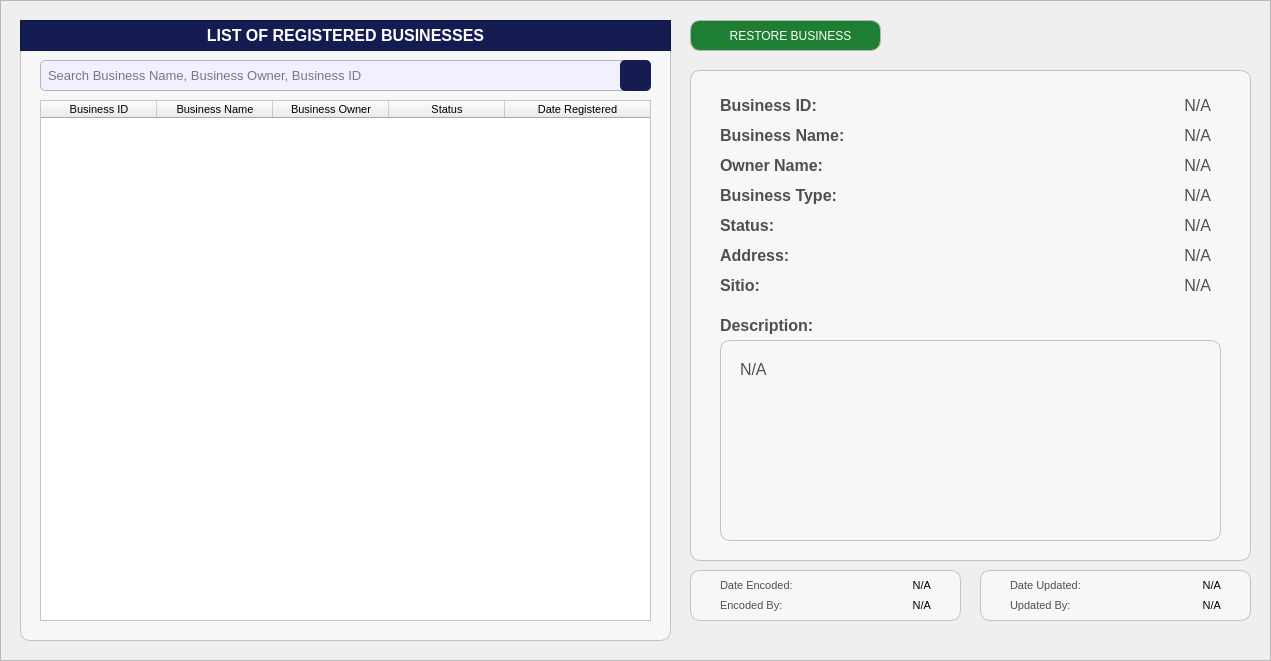
   <widget class="QFrame" name="statistics_frameBody">
    <property name="geometry">
     <rect>
      <x>20</x>
      <y>70</y>
      <width>1271</width>
      <height>661</height>
     </rect>
    </property>
    <property name="styleSheet">
     <string notr="true">#statistics_frameBody{
	background-color: #f2efff;
}</string>
    </property>
    <property name="frameShape">
     <enum>QFrame::Shape::StyledPanel</enum>
    </property>
    <property name="frameShadow">
     <enum>QFrame::Shadow::Raised</enum>
    </property>
    <widget class="QFrame" name="basePopUpBodyFrame">
     <property name="geometry">
      <rect>
       <x>20</x>
       <y>20</y>
       <width>651</width>
       <height>621</height>
      </rect>
     </property>
     <property name="styleSheet">
      <string notr="true">#basePopUpBodyFrame {
	background-color: rgb(247, 247, 247);
	border: 1px solid rgb(194, 194, 194);
	border-radius: 10px;
}</string>
     </property>
     <property name="frameShape">
      <enum>QFrame::Shape::StyledPanel</enum>
     </property>
     <property name="frameShadow">
      <enum>QFrame::Shadow::Raised</enum>
     </property>
     <widget class="QFrame" name="basePopUpTitleFrame_3">
      <property name="geometry">
       <rect>
        <x>0</x>
        <y>0</y>
        <width>651</width>
        <height>31</height>
       </rect>
      </property>
      <property name="styleSheet">
       <string notr="true">#basePopUpTitleFrame_3 {
	background-color: #141c52;
}</string>
      </property>
      <property name="frameShape">
       <enum>QFrame::Shape::StyledPanel</enum>
      </property>
      <property name="frameShadow">
       <enum>QFrame::Shadow::Raised</enum>
      </property>
      <widget class="QLabel" name="label_title_3">
       <property name="geometry">
        <rect>
         <x>0</x>
         <y>0</y>
         <width>651</width>
         <height>31</height>
        </rect>
       </property>
       <property name="font">
        <font>
         <family>Arial</family>
         <pointsize>12</pointsize>
         <bold>true</bold>
        </font>
       </property>
       <property name="styleSheet">
        <string notr="true">#label_title_3{
	background-color:transparent;
	color: rgb(255, 255, 255);
}</string>
       </property>
       <property name="text">
        <string>LIST OF REGISTERED BUSINESSES</string>
       </property>
       <property name="alignment">
        <set>Qt::AlignmentFlag::AlignCenter</set>
       </property>
      </widget>
     </widget>
     <widget class="QLineEdit" name="inst_BusinessName_fieldSearch">
      <property name="geometry">
       <rect>
        <x>20</x>
        <y>40</y>
        <width>611</width>
        <height>31</height>
       </rect>
      </property>
      <property name="font">
       <font>
        <family>Arial</family>
        <pointsize>10</pointsize>
       </font>
      </property>
      <property name="styleSheet">
       <string notr="true">#inst_BusinessName_fieldSearch{
    border: 1px solid #b3b3b3;  /* Black border */
    border-radius: 5px;        /* Rounded corners */
    padding: 5px;               /* Inner spacing */
    background-color: #f2efff;  /* Gray background */
    color: #000000; 
}
</string>
      </property>
      <property name="text">
       <string/>
      </property>
      <property name="placeholderText">
       <string>Search Business Name, Business Owner, Business ID</string>
      </property>
     </widget>
     <widget class="QPushButton" name="inst_BusinessName_buttonSearch">
      <property name="geometry">
       <rect>
        <x>600</x>
        <y>40</y>
        <width>31</width>
        <height>31</height>
       </rect>
      </property>
      <property name="font">
       <font>
        <family>Arial</family>
        <pointsize>9</pointsize>
       </font>
      </property>
      <property name="cursor">
       <cursorShape>PointingHandCursor</cursorShape>
      </property>
      <property name="focusPolicy">
       <enum>Qt::FocusPolicy::NoFocus</enum>
      </property>
      <property name="styleSheet">
       <string notr="true">#inst_BusinessName_buttonSearch {
    background-color:  #141c52;
    color: white;
    border-radius: 5px;
    padding: 10px; /* Optional: Adjusts spacing inside the button */
}
#inst_BusinessName_buttonSearch:hover {
    background-color: #1a237e; /* Slightly lighter blue when hovered */
}
#inst_BusinessName_buttonSearch:pressed {
    background-color: #0f1442; /* Darker blue when clicked */
}</string>
      </property>
      <property name="text">
       <string/>
      </property>
      <property name="icon">
       <iconset>
        <normaloff>../../../../../Desktop/CTU 2nd Year - 2nd Semester Files/PC 225L - INFORMATION MANAGEMENT LABORATORY/PROFILING_SYSTEM/Profiling-System/Assets/FuncIcons/icon_search_w.svg</normaloff>../../../../../Desktop/CTU 2nd Year - 2nd Semester Files/PC 225L - INFORMATION MANAGEMENT LABORATORY/PROFILING_SYSTEM/Profiling-System/Assets/FuncIcons/icon_search_w.svg</iconset>
      </property>
      <property name="iconSize">
       <size>
        <width>20</width>
        <height>20</height>
       </size>
      </property>
     </widget>
     <widget class="QTableWidget" name="inst_tableView_List_RegBusiness">
      <property name="geometry">
       <rect>
        <x>20</x>
        <y>80</y>
        <width>611</width>
        <height>521</height>
       </rect>
      </property>
      <property name="sizePolicy">
       <sizepolicy hsizetype="Fixed" vsizetype="Fixed">
        <horstretch>0</horstretch>
        <verstretch>0</verstretch>
       </sizepolicy>
      </property>
      <property name="font">
       <font>
        <family>Arial</family>
        <pointsize>8</pointsize>
       </font>
      </property>
      <property name="focusPolicy">
       <enum>Qt::FocusPolicy::NoFocus</enum>
      </property>
      <property name="styleSheet">
       <string notr="true">#inst_tableView_List_RegBusiness {
	background-color: white;
	color: #black;
}
</string>
      </property>
      <property name="editTriggers">
       <set>QAbstractItemView::EditTrigger::NoEditTriggers</set>
      </property>
      <property name="tabKeyNavigation">
       <bool>false</bool>
      </property>
      <property name="dragDropOverwriteMode">
       <bool>false</bool>
      </property>
      <attribute name="horizontalHeaderVisible">
       <bool>true</bool>
      </attribute>
      <attribute name="horizontalHeaderCascadingSectionResizes">
       <bool>false</bool>
      </attribute>
      <attribute name="horizontalHeaderDefaultSectionSize">
       <number>116</number>
      </attribute>
      <attribute name="horizontalHeaderShowSortIndicator" stdset="0">
       <bool>false</bool>
      </attribute>
      <attribute name="horizontalHeaderStretchLastSection">
       <bool>true</bool>
      </attribute>
      <attribute name="verticalHeaderVisible">
       <bool>false</bool>
      </attribute>
      <attribute name="verticalHeaderCascadingSectionResizes">
       <bool>false</bool>
      </attribute>
      <column>
       <property name="text">
        <string>Business ID</string>
       </property>
       <property name="font">
        <font>
         <family>Arial</family>
         <pointsize>8</pointsize>
        </font>
       </property>
       <property name="background">
        <color>
         <red>211</red>
         <green>205</green>
         <blue>255</blue>
        </color>
       </property>
      </column>
      <column>
       <property name="text">
        <string>Business Name</string>
       </property>
       <property name="font">
        <font>
         <family>Arial</family>
         <pointsize>8</pointsize>
        </font>
       </property>
       <property name="background">
        <color>
         <red>211</red>
         <green>205</green>
         <blue>255</blue>
        </color>
       </property>
      </column>
      <column>
       <property name="text">
        <string>Business Owner</string>
       </property>
       <property name="font">
        <font>
         <family>Arial</family>
         <pointsize>8</pointsize>
        </font>
       </property>
       <property name="background">
        <color>
         <red>211</red>
         <green>205</green>
         <blue>255</blue>
        </color>
       </property>
      </column>
      <column>
       <property name="text">
        <string>Status</string>
       </property>
       <property name="font">
        <font>
         <family>Arial</family>
         <pointsize>8</pointsize>
        </font>
       </property>
       <property name="background">
        <color>
         <red>211</red>
         <green>205</green>
         <blue>255</blue>
        </color>
       </property>
      </column>
      <column>
       <property name="text">
        <string>Date Registered</string>
       </property>
       <property name="font">
        <font>
         <family>Arial</family>
         <pointsize>8</pointsize>
        </font>
       </property>
       <property name="background">
        <color>
         <red>211</red>
         <green>205</green>
         <blue>255</blue>
        </color>
       </property>
      </column>
     </widget>
    </widget>
    <widget class="QPushButton" name="inst_business_button_recover">
     <property name="geometry">
      <rect>
       <x>690</x>
       <y>20</y>
       <width>191</width>
       <height>31</height>
      </rect>
     </property>
     <property name="font">
      <font>
       <family>Arial</family>
       <pointsize>9</pointsize>
      </font>
     </property>
     <property name="cursor">
      <cursorShape>PointingHandCursor</cursorShape>
     </property>
     <property name="focusPolicy">
      <enum>Qt::FocusPolicy::NoFocus</enum>
     </property>
     <property name="styleSheet">
      <string notr="true">#inst_business_button_recover {
    background-color:  #1e7e34; /* Default green */
    color: white;
    border: 1px solid #b5b5b5;
    border-radius: 10px;
    padding: 10px; 
}

#inst_business_button_recover:hover {
    background-color: #28a745; /* Brighter green when hovered */
    color: white; 
}

#inst_business_button_recover:pressed {
    background-color:  #34c759; /* Darker green when pressed */
    color: white; 
}
</string>
     </property>
     <property name="text">
      <string>   RESTORE BUSINESS</string>
     </property>
     <property name="icon">
      <iconset>
       <normaloff>../../../Assets/FuncIcons/icon_add.svg</normaloff>../../../Assets/FuncIcons/icon_add.svg</iconset>
     </property>
     <property name="iconSize">
      <size>
       <width>20</width>
       <height>20</height>
      </size>
     </property>
    </widget>
    <widget class="QFrame" name="basePopUpBodyFrame_3">
     <property name="geometry">
      <rect>
       <x>690</x>
       <y>70</y>
       <width>561</width>
       <height>491</height>
      </rect>
     </property>
     <property name="styleSheet">
      <string notr="true">#basePopUpBodyFrame_3 {
	background-color: rgb(247, 247, 247);
	border: 1px solid rgb(194, 194, 194);
	border-radius: 10px;
}</string>
     </property>
     <property name="frameShape">
      <enum>QFrame::Shape::StyledPanel</enum>
     </property>
     <property name="frameShadow">
      <enum>QFrame::Shadow::Raised</enum>
     </property>
     <widget class="QLabel" name="inst_labelBusinessName">
      <property name="geometry">
       <rect>
        <x>30</x>
        <y>50</y>
        <width>151</width>
        <height>31</height>
       </rect>
      </property>
      <property name="font">
       <font>
        <family>Arial</family>
        <pointsize>12</pointsize>
        <bold>true</bold>
       </font>
      </property>
      <property name="styleSheet">
       <string notr="true">#inst_labelBusinessName{
	background-color:transparent;
	color:#4f4f4f;
}</string>
      </property>
      <property name="text">
       <string>Business Name:</string>
      </property>
      <property name="alignment">
       <set>Qt::AlignmentFlag::AlignLeading|Qt::AlignmentFlag::AlignLeft|Qt::AlignmentFlag::AlignVCenter</set>
      </property>
     </widget>
     <widget class="QLabel" name="inst_labelBusinessOwnerName">
      <property name="geometry">
       <rect>
        <x>30</x>
        <y>80</y>
        <width>151</width>
        <height>31</height>
       </rect>
      </property>
      <property name="font">
       <font>
        <family>Arial</family>
        <pointsize>12</pointsize>
        <bold>true</bold>
       </font>
      </property>
      <property name="styleSheet">
       <string notr="true">#inst_labelBusinessOwnerName{
	background-color:transparent;
	color:#4f4f4f;
}</string>
      </property>
      <property name="text">
       <string>Owner Name:</string>
      </property>
      <property name="alignment">
       <set>Qt::AlignmentFlag::AlignLeading|Qt::AlignmentFlag::AlignLeft|Qt::AlignmentFlag::AlignVCenter</set>
      </property>
     </widget>
     <widget class="QLabel" name="inst_displayBusinessName">
      <property name="geometry">
       <rect>
        <x>190</x>
        <y>50</y>
        <width>331</width>
        <height>31</height>
       </rect>
      </property>
      <property name="font">
       <font>
        <family>Arial</family>
        <pointsize>12</pointsize>
       </font>
      </property>
      <property name="styleSheet">
       <string notr="true">#inst_displayBusinessName{
	background-color:transparent;
	color:#4f4f4f;
}</string>
      </property>
      <property name="text">
       <string>N/A</string>
      </property>
      <property name="alignment">
       <set>Qt::AlignmentFlag::AlignRight|Qt::AlignmentFlag::AlignTrailing|Qt::AlignmentFlag::AlignVCenter</set>
      </property>
     </widget>
     <widget class="QLabel" name="inst_displayBusinessOwnerName">
      <property name="geometry">
       <rect>
        <x>190</x>
        <y>80</y>
        <width>331</width>
        <height>31</height>
       </rect>
      </property>
      <property name="font">
       <font>
        <family>Arial</family>
        <pointsize>12</pointsize>
       </font>
      </property>
      <property name="styleSheet">
       <string notr="true">#inst_displayBusinessOwnerName{
	background-color:transparent;
	color:#4f4f4f;
}</string>
      </property>
      <property name="text">
       <string>N/A</string>
      </property>
      <property name="alignment">
       <set>Qt::AlignmentFlag::AlignRight|Qt::AlignmentFlag::AlignTrailing|Qt::AlignmentFlag::AlignVCenter</set>
      </property>
     </widget>
     <widget class="QLabel" name="inst_labelBusinessDescription">
      <property name="geometry">
       <rect>
        <x>30</x>
        <y>240</y>
        <width>151</width>
        <height>31</height>
       </rect>
      </property>
      <property name="font">
       <font>
        <family>Arial</family>
        <pointsize>12</pointsize>
        <bold>true</bold>
       </font>
      </property>
      <property name="styleSheet">
       <string notr="true">#inst_labelBusinessDescription{
	background-color:transparent;
	color:#4f4f4f;
}</string>
      </property>
      <property name="text">
       <string>Description:</string>
      </property>
      <property name="alignment">
       <set>Qt::AlignmentFlag::AlignLeading|Qt::AlignmentFlag::AlignLeft|Qt::AlignmentFlag::AlignVCenter</set>
      </property>
     </widget>
     <widget class="QFrame" name="basePopUpBodyFrame_Desc">
      <property name="geometry">
       <rect>
        <x>30</x>
        <y>270</y>
        <width>501</width>
        <height>201</height>
       </rect>
      </property>
      <property name="styleSheet">
       <string notr="true">#basePopUpBodyFrame_Desc {
	background-color: rgb(248, 248, 248);
	border: 1px solid rgb(194, 194, 194);
	border-radius: 10px;
}</string>
      </property>
      <property name="frameShape">
       <enum>QFrame::Shape::StyledPanel</enum>
      </property>
      <property name="frameShadow">
       <enum>QFrame::Shadow::Raised</enum>
      </property>
      <widget class="QLabel" name="inst_BusinessDescription">
       <property name="geometry">
        <rect>
         <x>20</x>
         <y>20</y>
         <width>461</width>
         <height>171</height>
        </rect>
       </property>
       <property name="font">
        <font>
         <family>Arial</family>
         <pointsize>12</pointsize>
        </font>
       </property>
       <property name="styleSheet">
        <string notr="true">#inst_BusinessDescription{
	background-color:transparent;
	color:#4f4f4f;
}</string>
       </property>
       <property name="text">
        <string>N/A</string>
       </property>
       <property name="alignment">
        <set>Qt::AlignmentFlag::AlignLeading|Qt::AlignmentFlag::AlignLeft|Qt::AlignmentFlag::AlignTop</set>
       </property>
       <property name="wordWrap">
        <bool>true</bool>
       </property>
      </widget>
     </widget>
     <widget class="QLabel" name="inst_displayBusinessStatus">
      <property name="geometry">
       <rect>
        <x>190</x>
        <y>140</y>
        <width>331</width>
        <height>31</height>
       </rect>
      </property>
      <property name="font">
       <font>
        <family>Arial</family>
        <pointsize>12</pointsize>
       </font>
      </property>
      <property name="styleSheet">
       <string notr="true">#inst_displayBusinessStatus{
	background-color:transparent;
	color:#4f4f4f;
}</string>
      </property>
      <property name="text">
       <string>N/A</string>
      </property>
      <property name="alignment">
       <set>Qt::AlignmentFlag::AlignRight|Qt::AlignmentFlag::AlignTrailing|Qt::AlignmentFlag::AlignVCenter</set>
      </property>
     </widget>
     <widget class="QLabel" name="inst_labelBusinessStatus">
      <property name="geometry">
       <rect>
        <x>30</x>
        <y>140</y>
        <width>151</width>
        <height>31</height>
       </rect>
      </property>
      <property name="font">
       <font>
        <family>Arial</family>
        <pointsize>12</pointsize>
        <bold>true</bold>
       </font>
      </property>
      <property name="styleSheet">
       <string notr="true">#inst_labelBusinessStatus{
	background-color:transparent;
	color:#4f4f4f;
}</string>
      </property>
      <property name="text">
       <string>Status:</string>
      </property>
      <property name="alignment">
       <set>Qt::AlignmentFlag::AlignLeading|Qt::AlignmentFlag::AlignLeft|Qt::AlignmentFlag::AlignVCenter</set>
      </property>
     </widget>
     <widget class="QLabel" name="inst_displayBusinessID">
      <property name="geometry">
       <rect>
        <x>190</x>
        <y>20</y>
        <width>331</width>
        <height>31</height>
       </rect>
      </property>
      <property name="font">
       <font>
        <family>Arial</family>
        <pointsize>12</pointsize>
       </font>
      </property>
      <property name="styleSheet">
       <string notr="true">#inst_displayBusinessID{
	background-color:transparent;
	color:#4f4f4f;
}</string>
      </property>
      <property name="text">
       <string>N/A</string>
      </property>
      <property name="alignment">
       <set>Qt::AlignmentFlag::AlignRight|Qt::AlignmentFlag::AlignTrailing|Qt::AlignmentFlag::AlignVCenter</set>
      </property>
     </widget>
     <widget class="QLabel" name="inst_labelBusinessID">
      <property name="geometry">
       <rect>
        <x>30</x>
        <y>20</y>
        <width>151</width>
        <height>31</height>
       </rect>
      </property>
      <property name="font">
       <font>
        <family>Arial</family>
        <pointsize>12</pointsize>
        <bold>true</bold>
       </font>
      </property>
      <property name="styleSheet">
       <string notr="true">#inst_labelBusinessID{
	background-color:transparent;
	color:#4f4f4f;
}</string>
      </property>
      <property name="text">
       <string>Business ID:</string>
      </property>
      <property name="alignment">
       <set>Qt::AlignmentFlag::AlignLeading|Qt::AlignmentFlag::AlignLeft|Qt::AlignmentFlag::AlignVCenter</set>
      </property>
     </widget>
     <widget class="QLabel" name="inst_labelBusinessAddress">
      <property name="geometry">
       <rect>
        <x>30</x>
        <y>170</y>
        <width>151</width>
        <height>31</height>
       </rect>
      </property>
      <property name="font">
       <font>
        <family>Arial</family>
        <pointsize>12</pointsize>
        <bold>true</bold>
       </font>
      </property>
      <property name="styleSheet">
       <string notr="true">#inst_labelBusinessAddress{
	background-color:transparent;
	color:#4f4f4f;
}</string>
      </property>
      <property name="text">
       <string>Address:</string>
      </property>
      <property name="alignment">
       <set>Qt::AlignmentFlag::AlignLeading|Qt::AlignmentFlag::AlignLeft|Qt::AlignmentFlag::AlignVCenter</set>
      </property>
     </widget>
     <widget class="QLabel" name="inst_displayBusinessAddress">
      <property name="geometry">
       <rect>
        <x>110</x>
        <y>170</y>
        <width>411</width>
        <height>31</height>
       </rect>
      </property>
      <property name="font">
       <font>
        <family>Arial</family>
        <pointsize>12</pointsize>
       </font>
      </property>
      <property name="styleSheet">
       <string notr="true">#inst_displayBusinessAddress{
	background-color:transparent;
	color:#4f4f4f;
}</string>
      </property>
      <property name="text">
       <string>N/A</string>
      </property>
      <property name="alignment">
       <set>Qt::AlignmentFlag::AlignRight|Qt::AlignmentFlag::AlignTrailing|Qt::AlignmentFlag::AlignVCenter</set>
      </property>
     </widget>
     <widget class="QLabel" name="inst_labelBusinessType">
      <property name="geometry">
       <rect>
        <x>30</x>
        <y>110</y>
        <width>151</width>
        <height>31</height>
       </rect>
      </property>
      <property name="font">
       <font>
        <family>Arial</family>
        <pointsize>12</pointsize>
        <bold>true</bold>
       </font>
      </property>
      <property name="styleSheet">
       <string notr="true">#inst_labelBusinessType{
	background-color:transparent;
	color:#4f4f4f;
}</string>
      </property>
      <property name="text">
       <string>Business Type:</string>
      </property>
      <property name="alignment">
       <set>Qt::AlignmentFlag::AlignLeading|Qt::AlignmentFlag::AlignLeft|Qt::AlignmentFlag::AlignVCenter</set>
      </property>
     </widget>
     <widget class="QLabel" name="inst_displayBusinessType">
      <property name="geometry">
       <rect>
        <x>190</x>
        <y>110</y>
        <width>331</width>
        <height>31</height>
       </rect>
      </property>
      <property name="font">
       <font>
        <family>Arial</family>
        <pointsize>12</pointsize>
       </font>
      </property>
      <property name="styleSheet">
       <string notr="true">#inst_displayBusinessType{
	background-color:transparent;
	color:#4f4f4f;
}</string>
      </property>
      <property name="text">
       <string>N/A</string>
      </property>
      <property name="alignment">
       <set>Qt::AlignmentFlag::AlignRight|Qt::AlignmentFlag::AlignTrailing|Qt::AlignmentFlag::AlignVCenter</set>
      </property>
     </widget>
     <widget class="QLabel" name="inst_displayBusinessAddress_Sitio">
      <property name="geometry">
       <rect>
        <x>110</x>
        <y>200</y>
        <width>411</width>
        <height>31</height>
       </rect>
      </property>
      <property name="font">
       <font>
        <family>Arial</family>
        <pointsize>12</pointsize>
       </font>
      </property>
      <property name="styleSheet">
       <string notr="true">#inst_displayBusinessAddress_Sitio{
	background-color:transparent;
	color:#4f4f4f;
}</string>
      </property>
      <property name="text">
       <string>N/A</string>
      </property>
      <property name="alignment">
       <set>Qt::AlignmentFlag::AlignRight|Qt::AlignmentFlag::AlignTrailing|Qt::AlignmentFlag::AlignVCenter</set>
      </property>
     </widget>
     <widget class="QLabel" name="inst_labelBusinessAddress_Sitio">
      <property name="geometry">
       <rect>
        <x>30</x>
        <y>200</y>
        <width>151</width>
        <height>31</height>
       </rect>
      </property>
      <property name="font">
       <font>
        <family>Arial</family>
        <pointsize>12</pointsize>
        <bold>true</bold>
       </font>
      </property>
      <property name="styleSheet">
       <string notr="true">#inst_labelBusinessAddress_Sitio{
	background-color:transparent;
	color:#4f4f4f;
}</string>
      </property>
      <property name="text">
       <string>Sitio:</string>
      </property>
      <property name="alignment">
       <set>Qt::AlignmentFlag::AlignLeading|Qt::AlignmentFlag::AlignLeft|Qt::AlignmentFlag::AlignVCenter</set>
      </property>
     </widget>
    </widget>
    <widget class="QFrame" name="basePopUpBodyFrame_5">
     <property name="geometry">
      <rect>
       <x>980</x>
       <y>570</y>
       <width>271</width>
       <height>51</height>
      </rect>
     </property>
     <property name="styleSheet">
      <string notr="true">#basePopUpBodyFrame_5 {
	background-color: rgb(247, 247, 247);
	border: 1px solid rgb(194, 194, 194);
	border-radius: 10px;
}</string>
     </property>
     <property name="frameShape">
      <enum>QFrame::Shape::StyledPanel</enum>
     </property>
     <property name="frameShadow">
      <enum>QFrame::Shadow::Raised</enum>
     </property>
     <widget class="QLabel" name="label_DateUpdated">
      <property name="geometry">
       <rect>
        <x>30</x>
        <y>0</y>
        <width>81</width>
        <height>31</height>
       </rect>
      </property>
      <property name="font">
       <font>
        <family>Arial</family>
        <pointsize>8</pointsize>
       </font>
      </property>
      <property name="styleSheet">
       <string notr="true">#label_DateUpdated{
	background-color:transparent;
	color:#4f4f4f;
}</string>
      </property>
      <property name="text">
       <string>Date Updated:</string>
      </property>
      <property name="alignment">
       <set>Qt::AlignmentFlag::AlignLeading|Qt::AlignmentFlag::AlignLeft|Qt::AlignmentFlag::AlignVCenter</set>
      </property>
     </widget>
     <widget class="QLabel" name="inst_display_DateUpdated">
      <property name="geometry">
       <rect>
        <x>30</x>
        <y>0</y>
        <width>211</width>
        <height>31</height>
       </rect>
      </property>
      <property name="font">
       <font>
        <family>Arial</family>
        <pointsize>8</pointsize>
       </font>
      </property>
      <property name="styleSheet">
       <string notr="true">#display_DateUpdated{
	background-color:transparent;
	color:#4f4f4f;
}</string>
      </property>
      <property name="text">
       <string>N/A</string>
      </property>
      <property name="alignment">
       <set>Qt::AlignmentFlag::AlignRight|Qt::AlignmentFlag::AlignTrailing|Qt::AlignmentFlag::AlignVCenter</set>
      </property>
     </widget>
     <widget class="QLabel" name="label_UpdatedBy">
      <property name="geometry">
       <rect>
        <x>30</x>
        <y>20</y>
        <width>81</width>
        <height>31</height>
       </rect>
      </property>
      <property name="font">
       <font>
        <family>Arial</family>
        <pointsize>8</pointsize>
       </font>
      </property>
      <property name="styleSheet">
       <string notr="true">#label_UpdatedBy{
	background-color:transparent;
	color:#4f4f4f;
}</string>
      </property>
      <property name="text">
       <string>Updated By:</string>
      </property>
      <property name="alignment">
       <set>Qt::AlignmentFlag::AlignLeading|Qt::AlignmentFlag::AlignLeft|Qt::AlignmentFlag::AlignVCenter</set>
      </property>
     </widget>
     <widget class="QLabel" name="display_UpdatedBy">
      <property name="geometry">
       <rect>
        <x>30</x>
        <y>20</y>
        <width>211</width>
        <height>31</height>
       </rect>
      </property>
      <property name="font">
       <font>
        <family>Arial</family>
        <pointsize>8</pointsize>
       </font>
      </property>
      <property name="styleSheet">
       <string notr="true">#display_DateUpdated{
	background-color:transparent;
	color:#4f4f4f;
}</string>
      </property>
      <property name="text">
       <string>N/A</string>
      </property>
      <property name="alignment">
       <set>Qt::AlignmentFlag::AlignRight|Qt::AlignmentFlag::AlignTrailing|Qt::AlignmentFlag::AlignVCenter</set>
      </property>
     </widget>
    </widget>
    <widget class="QFrame" name="basePopUpBodyFrame_4">
     <property name="geometry">
      <rect>
       <x>690</x>
       <y>570</y>
       <width>271</width>
       <height>51</height>
      </rect>
     </property>
     <property name="styleSheet">
      <string notr="true">#basePopUpBodyFrame_4 {
	background-color: rgb(247, 247, 247);
	border: 1px solid rgb(194, 194, 194);
	border-radius: 10px;
}</string>
     </property>
     <property name="frameShape">
      <enum>QFrame::Shape::StyledPanel</enum>
     </property>
     <property name="frameShadow">
      <enum>QFrame::Shadow::Raised</enum>
     </property>
     <widget class="QLabel" name="label_DateEncoded">
      <property name="geometry">
       <rect>
        <x>30</x>
        <y>0</y>
        <width>81</width>
        <height>31</height>
       </rect>
      </property>
      <property name="font">
       <font>
        <family>Arial</family>
        <pointsize>8</pointsize>
       </font>
      </property>
      <property name="styleSheet">
       <string notr="true">#label_DateEncoded{
	background-color:transparent;
	color:#4f4f4f;
}</string>
      </property>
      <property name="text">
       <string>Date Encoded:</string>
      </property>
      <property name="alignment">
       <set>Qt::AlignmentFlag::AlignLeading|Qt::AlignmentFlag::AlignLeft|Qt::AlignmentFlag::AlignVCenter</set>
      </property>
     </widget>
     <widget class="QLabel" name="inst_display_DateEncoded">
      <property name="geometry">
       <rect>
        <x>30</x>
        <y>0</y>
        <width>211</width>
        <height>31</height>
       </rect>
      </property>
      <property name="font">
       <font>
        <family>Arial</family>
        <pointsize>8</pointsize>
       </font>
      </property>
      <property name="styleSheet">
       <string notr="true">#display_DateEncoded{
	background-color:transparent;
	color:#4f4f4f;
}</string>
      </property>
      <property name="text">
       <string>N/A</string>
      </property>
      <property name="alignment">
       <set>Qt::AlignmentFlag::AlignRight|Qt::AlignmentFlag::AlignTrailing|Qt::AlignmentFlag::AlignVCenter</set>
      </property>
     </widget>
     <widget class="QLabel" name="inst_display_EncodedBy">
      <property name="geometry">
       <rect>
        <x>30</x>
        <y>20</y>
        <width>211</width>
        <height>31</height>
       </rect>
      </property>
      <property name="font">
       <font>
        <family>Arial</family>
        <pointsize>8</pointsize>
       </font>
      </property>
      <property name="styleSheet">
       <string notr="true">#display_EncodedBy{
	background-color:transparent;
	color:#4f4f4f;
}</string>
      </property>
      <property name="text">
       <string>N/A</string>
      </property>
      <property name="alignment">
       <set>Qt::AlignmentFlag::AlignRight|Qt::AlignmentFlag::AlignTrailing|Qt::AlignmentFlag::AlignVCenter</set>
      </property>
     </widget>
     <widget class="QLabel" name="label_EncodedBy">
      <property name="geometry">
       <rect>
        <x>30</x>
        <y>20</y>
        <width>81</width>
        <height>31</height>
       </rect>
      </property>
      <property name="font">
       <font>
        <family>Arial</family>
        <pointsize>8</pointsize>
       </font>
      </property>
      <property name="styleSheet">
       <string notr="true">#label_EncodedBy{
	background-color:transparent;
	color:#4f4f4f;
}</string>
      </property>
      <property name="text">
       <string>Encoded By:</string>
      </property>
      <property name="alignment">
       <set>Qt::AlignmentFlag::AlignLeading|Qt::AlignmentFlag::AlignLeft|Qt::AlignmentFlag::AlignVCenter</set>
      </property>
     </widget>
    </widget>
   </widget>
